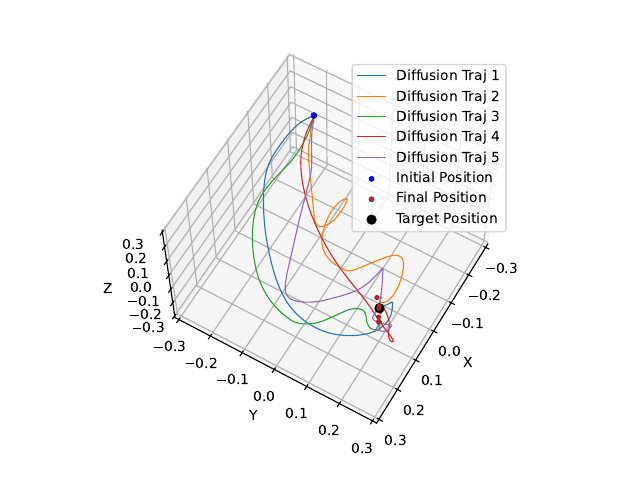

Here is the Python script that generated this plot:
import matplotlib.pyplot as plt
from mpl_toolkits.mplot3d import Axes3D
import numpy as np
import os

# npy load
# npy_path = '/root/cartpoleDiff/cart_pole_diffusion_based_on_MPD/model_performance_saving/Panda_test6_performance/qPOS_0test_pdf/solving_time_diffusion_.npy'
# npy_data = np.load(npy_path)
# print(f'time -- {npy_data}')
TARGET_POS = np.array([0.3, 0.3, 0.5])
FOLDER_PATH = '/root/cartpoleDiff/cart_pole_diffusion_based_on_MPD/scripts/Panda/Diffusion_panda_3D_plot'

npy_path = '/root/cartpoleDiff/cart_pole_diffusion_based_on_MPD/model_performance_saving/Panda_test6_performance/qPOS_0test_pdf/x_trag.npy'
data = np.load(npy_path)
print(f'x size -- {data.shape}')

file_x_0 = '/root/cartpoleDiff/cart_pole_diffusion_based_on_MPD/model_performance_saving/Panda_test6_performance/qPOS_0test_pdf/x_trag.npy'
x_0 = np.load(file_x_0 )
x_0 = x_0.reshape(1,200,3)

file_x_19 = '/root/cartpoleDiff/cart_pole_diffusion_based_on_MPD/model_performance_saving/Panda_test6_performance/qPOS_19test_pdf/x_trag.npy'
x_19 = np.load(file_x_19)
x_19 = x_19.reshape(1,200,3)

file_x_23 = '/root/cartpoleDiff/cart_pole_diffusion_based_on_MPD/model_performance_saving/Panda_test6_performance/qPOS_23test_pdf/x_trag.npy'
x_23 = np.load(file_x_23 )
x_23 = x_23.reshape(1,200,3)

file_x_17 = '/root/cartpoleDiff/cart_pole_diffusion_based_on_MPD/model_performance_saving/Panda_test6_performance/qPOS_17test_pdf/x_trag.npy'
x_17 = np.load(file_x_17 )
x_17 = x_17.reshape(1,200,3)

file_x_cost4 = '/root/cartpoleDiff/cart_pole_diffusion_based_on_MPD/model_performance_saving/Panda_test6_performance/cost_collecting_sample_4/x_trag.npy'
x_cost4 = np.load(file_x_cost4)
x_cost4 = x_cost4.reshape(1,200,3)

x_concate = np.concatenate((x_0, x_19, x_23, x_17, x_cost4), axis=0)

# plt 3d figure
fig = plt.figure()
ax = fig.add_subplot(projection='3d')

for n in range(0, 5):
        x_states = x_concate[n,:,:]
        ax.plot(x_states[:,0], x_states[:,1], x_states[:,2],label=f"Diffusion Traj {n+1}", linewidth=0.8)
        point = [x_states[-1,0], x_states[-1,1], x_states[-1,2]]
        ax.scatter(point[0], point[1], point[2], color='brown', s=7)
        start_point = [x_states[0,0], x_states[0,1], x_states[0,2]]
        ax.scatter(start_point[0], start_point[1], start_point[2], color='blue', s=10)

ax.scatter(start_point[0], start_point[1], start_point[2], color='blue', s=10, label=f"Initial Position")
ax.scatter(point[0], point[1], point[2], color='brown', s=10, label=f"Final Position")  

target = TARGET_POS
ax.scatter(target[0], target[1], target[2], color='Black', s=40, label=f"Target Position")

# Set axis labels
ax.set_xlabel('X')
ax.set_ylabel('Y')
ax.set_zlabel('Z')

ax.set_xlim([-0.3, 0.3])  # x-axis range
ax.set_ylim([-0.3, 0.3])  # y-axis range
ax.set_zlim([-0.3, 0.3])   # z-axis range
ax.legend()

# initial view
ax.view_init(elev=60, azim=30)

figure_name = 'diffusion_panda_3d_new' + '.pdf'
figure_path = os.path.join(FOLDER_PATH, figure_name)
plt.savefig(figure_path)